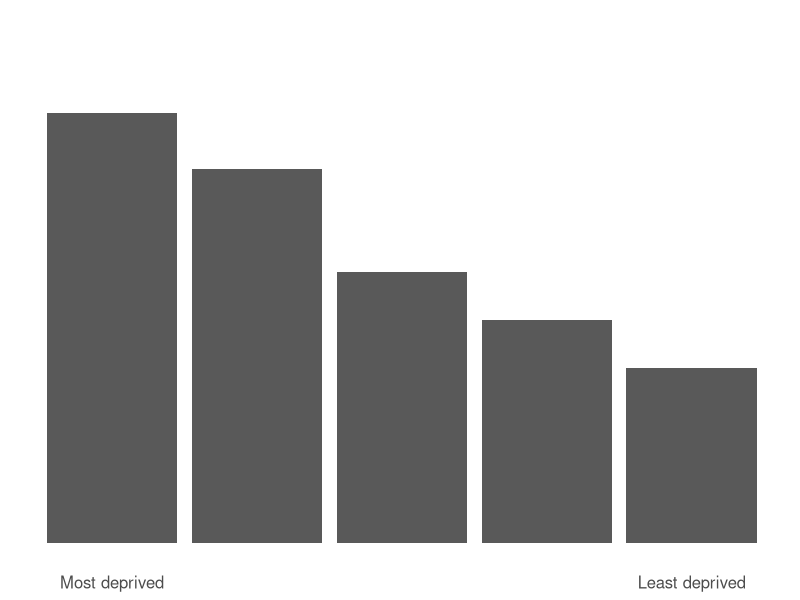
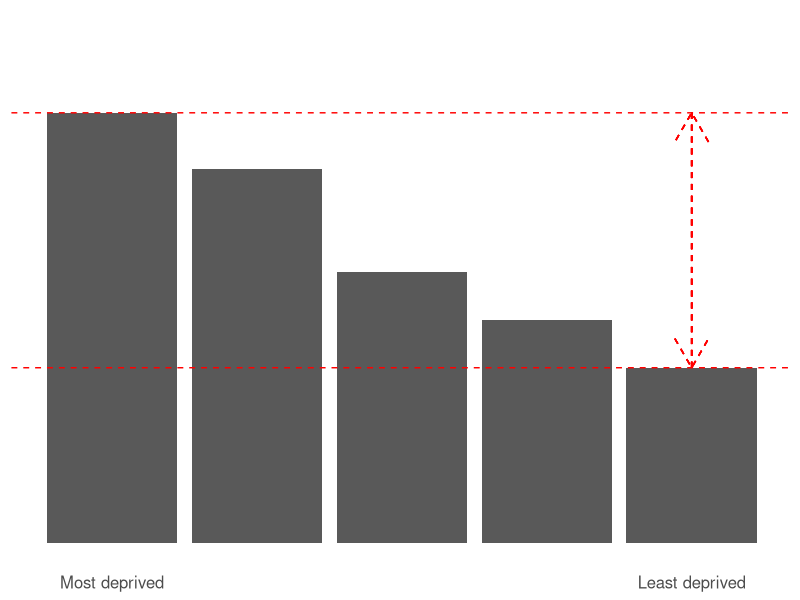
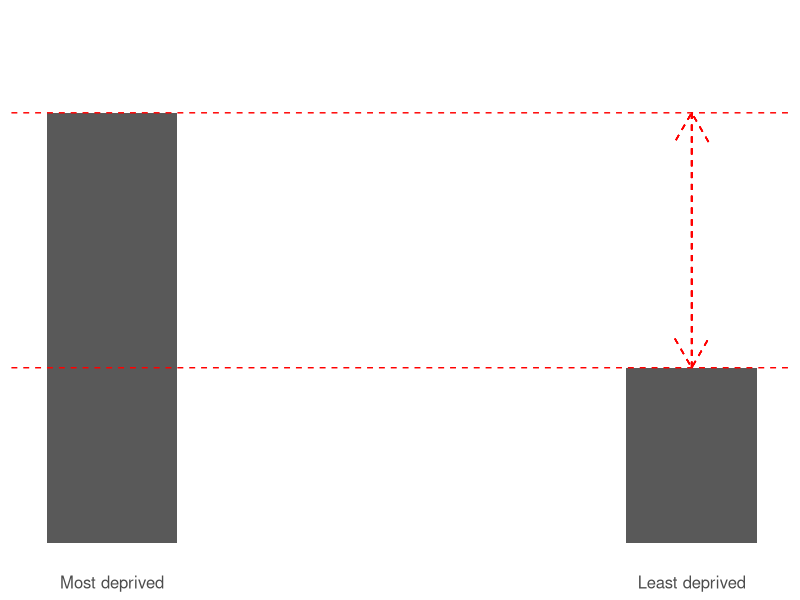
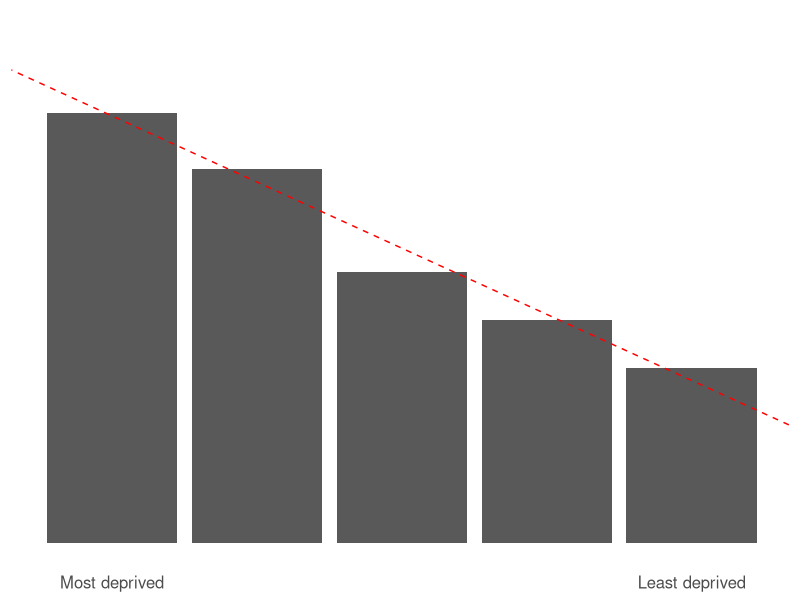

Recreate these plots in R, in order.
################################################################################
#####  Explanation charts for inequality gap and gradient
################################################################################

## load packages
library(tidyverse)

## create data for example
quintile <- (c(1:5)) # deprivation quintiles 
rate <- c(5.4, 4.7, 3.4, 2.8, 2.2) # made-up rates
df <- data.frame(quintile, rate) # combine into dataframe
df <- df %>% as_tibble()

## specify standard theme for all charts
std_theme <-   theme_minimal() +
  theme(plot.subtitle = element_blank(),
        legend.title =  element_blank(),
        legend.text = element_blank(),
        axis.title.y= element_blank(), 
        axis.title = element_blank(),
        axis.text =  element_text(size = 12),
        axis.text.x =  element_text(hjust = 0.5),
        axis.text.y =  element_blank(),
        panel.grid.major = element_blank(),
        panel.grid.minor = element_blank()) 

### create charts  ----------------------

## chart a - basic rank chart

chart_a <- df %>% ggplot(aes(x = quintile, y = rate)) +
  geom_col() +
  std_theme +
  scale_x_continuous(breaks = c(1:5),
                     labels = c("Most deprived", 
                                "", "", "",
                                "Least deprived")) +
  scale_y_continuous(limits = c(0, 1+max(rate)))
  
chart_a

## chart b - add hlines for Q1 and Q5, plus arrows to show gap

chart_b <- chart_a + 
  geom_hline(yintercept = max(df$rate), linetype="dashed", color = "red") +
  geom_hline(yintercept = min(df$rate), linetype="dashed", color = "red") +
  geom_segment(aes(x = 5, y = min(df$rate), # pointing up
                   xend = 5), yend = max(df$rate), 
               linetype = "dashed",  color = "red", 
               arrow = arrow(length = unit(0.06, "npc"))) +
  geom_segment(aes(x = 5, y = max(df$rate), # pointing down
                   xend = 5), yend = min(df$rate), 
               linetype = "dashed",  color = "red", 
               arrow = arrow(length = unit(0.06, "npc")))
 
chart_b

## chart c - remove quintiles 2-4 to show data/pop not considered by gap
chart_c <- df %>% mutate(rate =ifelse(quintile %in% c(1, 
                                         5), rate, 0)) %>% 
  ggplot(aes(x = quintile, y = rate)) +
  geom_col() +
  std_theme +
  scale_x_continuous(breaks = c(1:5),
                     labels = c("Most deprived", 
                                "", "", "",
                                "Least deprived")) +
  scale_y_continuous(limits = c(0, 1+max(rate))) +
  geom_hline(yintercept = max(df$rate), linetype="dashed", color = "red") +
  geom_hline(yintercept = min(df$rate), linetype="dashed", color = "red") +
  geom_segment(aes(x = 5, y = min(df$rate), # pointing up
                   xend = 5), yend = max(df$rate), 
               linetype = "dashed",  color = "red", 
               arrow = arrow(length = unit(0.06, "npc"))) +
  geom_segment(aes(x = 5, y = max(df$rate), # pointing down
                   xend = 5), yend = min(df$rate), 
               linetype = "dashed",  color = "red", 
               arrow = arrow(length = unit(0.06, "npc")))

chart_c

## chart d - quintiles with gradient line

# get intercept and coefficient from regression model
lin_mod <- lm(rate ~ quintile, data = df)
print(lin_mod)

# plot chart
chart_d <- chart_a +
  geom_abline(intercept = lin_mod$coef[1], 
              slope = lin_mod$coef[2],
              linetype = "dashed",  color = "red") 
chart_d




